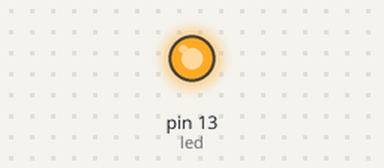
A sketch run on a simulated Arduino Uno, built with avr-gcc and run on an emulated ATmega328P. Shown: output pins drawn as LEDs (lit = HIGH).

Above: at 0.2 s.
At 17.7 s:
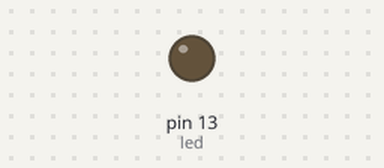
Timing chart, 0 to 19.5 s (numbered marks = the images above):
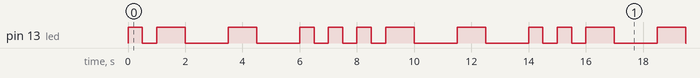

Measured:
- by itself, pin 13 (led): repeats every 15.0 s: LOW 0.50 s, 2 × (HIGH 1.0 s, LOW 1.5 s), 3 × (HIGH 0.50 s, LOW 0.50 s), 2 × (HIGH 1.0 s, LOW 1.5 s), HIGH 0.50 s, LOW 0.50 s, HIGH 0.50 s
- by itself, everything shown: repeats every 15.0 s, in 18 steps

The sketch:

Blink.ino
```cpp
int led = 13;
int time_length = 500;

void setup() {
  pinMode(led, OUTPUT);
}

void loop() {
p();
i();
g();
}

void dot (){
  digitalWrite(led, HIGH);
  delay(time_length);
  digitalWrite(led, LOW);
  delay(time_length);
}

void dash (){
  digitalWrite(led, HIGH);
  delay(time_length*2);
  digitalWrite(led, LOW);
  delay(time_length*3);
}

void p (){
  dot ();
  dash();
  dash();
  dot ();
}

void i (){
  dot();
  dot();
}

void g () {
  dash();
  dash();
  dot();
}
```
